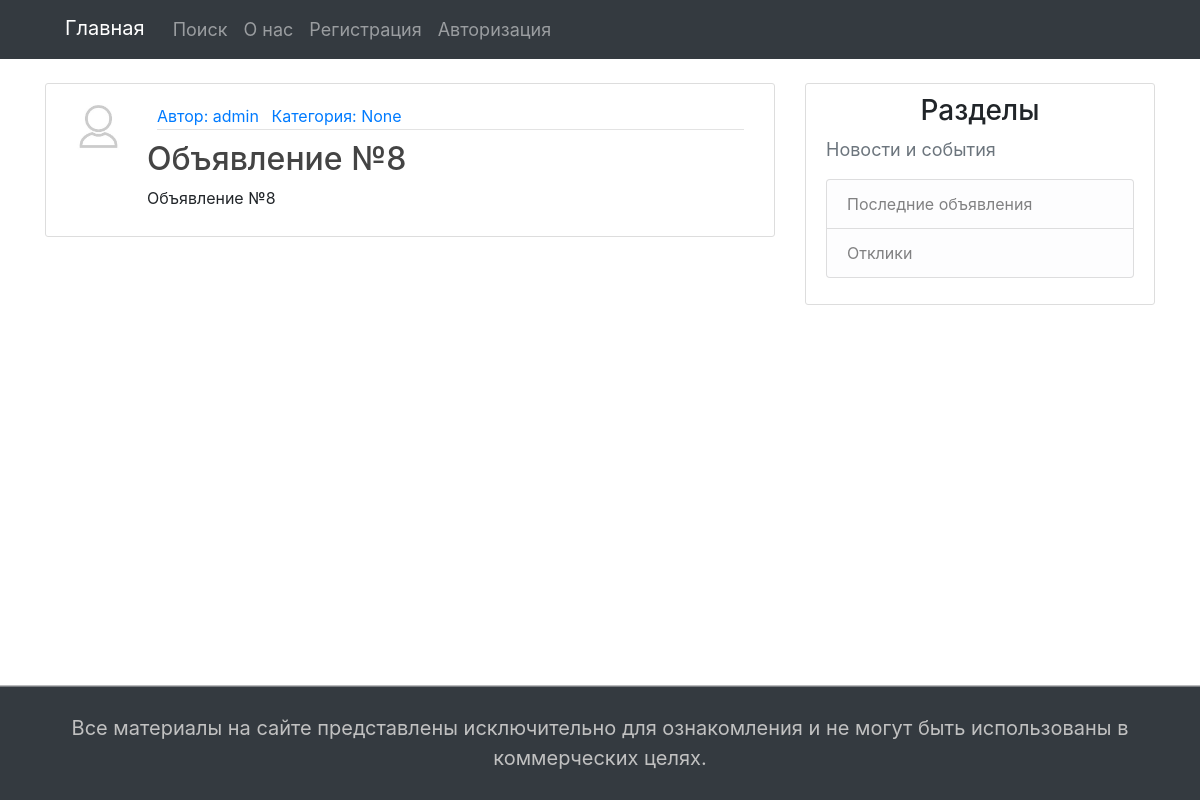
The app's page /25/ with its own data.
### MMORPG/models.py (models this page shows, shortened)
class Ad(models.Model):
    title = models.CharField(max_length=200)
    content = models.TextField()
    image = models.ImageField(upload_to="images/", blank=True)
    video = models.URLField(blank=True)
    author = models.ForeignKey(User, on_delete=models.CASCADE)
    created_at = models.DateTimeField(auto_now_add=True)
    updated_at = models.DateTimeField(auto_now=True)
    categories = models.ManyToManyField(Category)
    class Meta:
        verbose_name = "Объявление"
        verbose_name_plural = "Объявления"

### login/models.py (models this page shows, shortened)
class Profile(models.Model):
    user = models.OneToOneField(User, on_delete=models.CASCADE)
    image = models.ImageField(default='default.jpg', upload_to='profile_pics')
    class Meta:
        verbose_name = "Профиль"
        verbose_name_plural = "Профиль"

### MMORPG/views.py (the view)
# urls.py: path('<int:pk>/', AdDetailView.as_view(), name='ad-detail'),
class AdDetailView(DetailView):
    model = Ad

### Board/templates/MMORPG/ad_detail.html (shortened to what this page needs)
{% extends "default.html" %}
{% block content %}
  <article class="media content-section">
    <img class="rounded-circle article-img" src="{{ object.author.profile.image.url }}">
    <div class="media-body">
      <div class="article-metadata" style="margin: 10px;">
        <a class="mr-2" href="#"> Автор: {{ object.author }}</a>
        <a class="mr-2" href="#"> Категория: {{ object.categories.name }}</a>
      </div>
      <h2 class="article-title">{{ object.title }}</h2>
      <p class="article-content">{{ object.content }}</p>
    </div>
  </article>
{% endblock content %}

### static/css/main.css (style rules this page uses)
﻿body, html { width:100%; height:100% }
body { margin:0; padding:0; background: #fafafa; color: #333333; margin-top: 5rem; font-family:Roboto; }
h1, h2, h3, h4, h5, h6 { color: #444444; }
.content-section { background: #ffffff; padding: 10px 20px; border: 1px solid #dddddd; border-radius: 3px; margin-bottom: 20px; }
.article-title { color: #444444; }
.article-content { white-space: pre-line; }
.article-img { height: 65px; width: 65px; margin-right: 16px; }
.article-metadata { padding-bottom: 1px; margin-bottom: 4px; border-bottom: 1px solid #e3e3e3 }

### records on screen
Ad: author.profile.image (placeholder picture), author "admin", categories.name "None", title "Объявление №8", content "Объявление №8"
